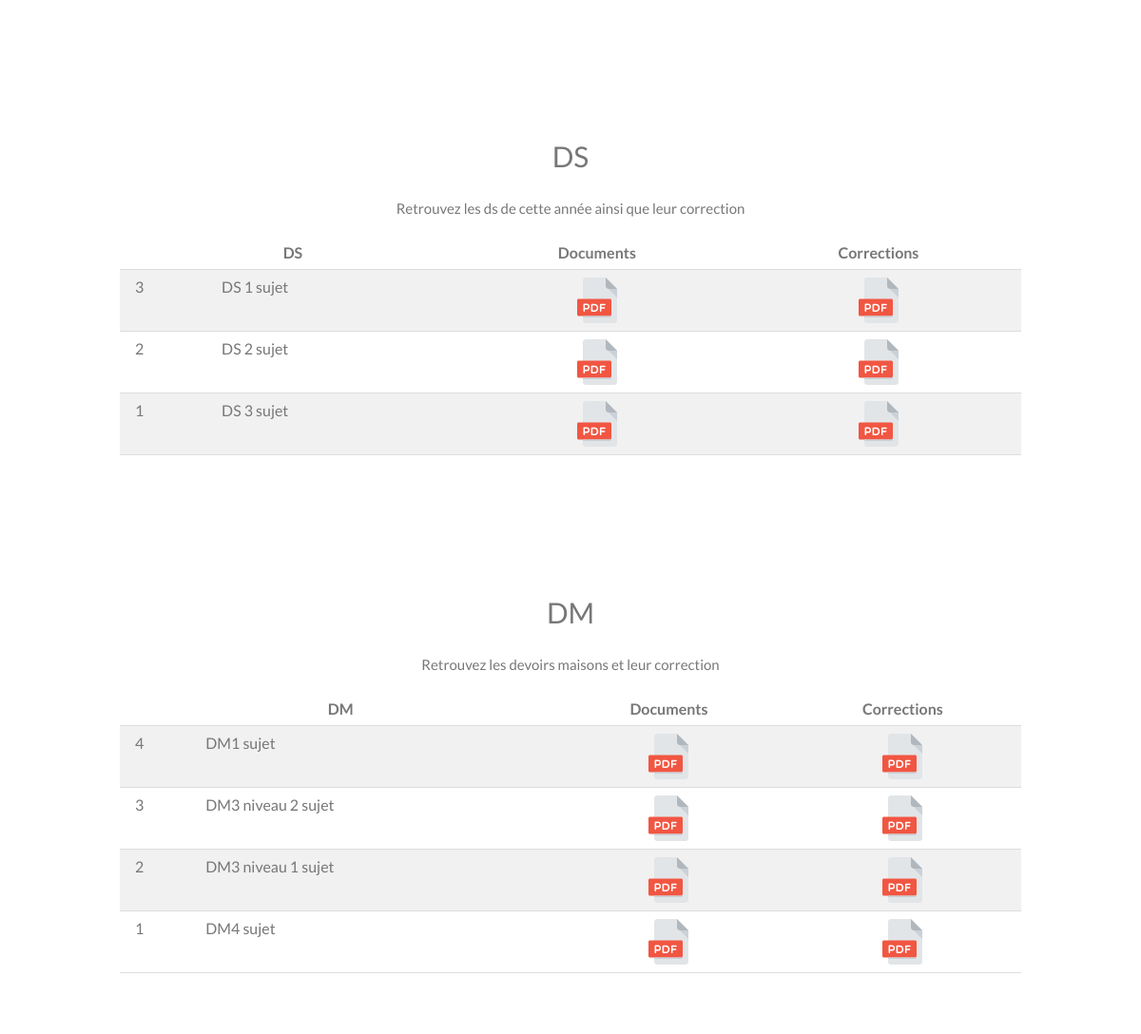
The app's page / (lower part), older data.
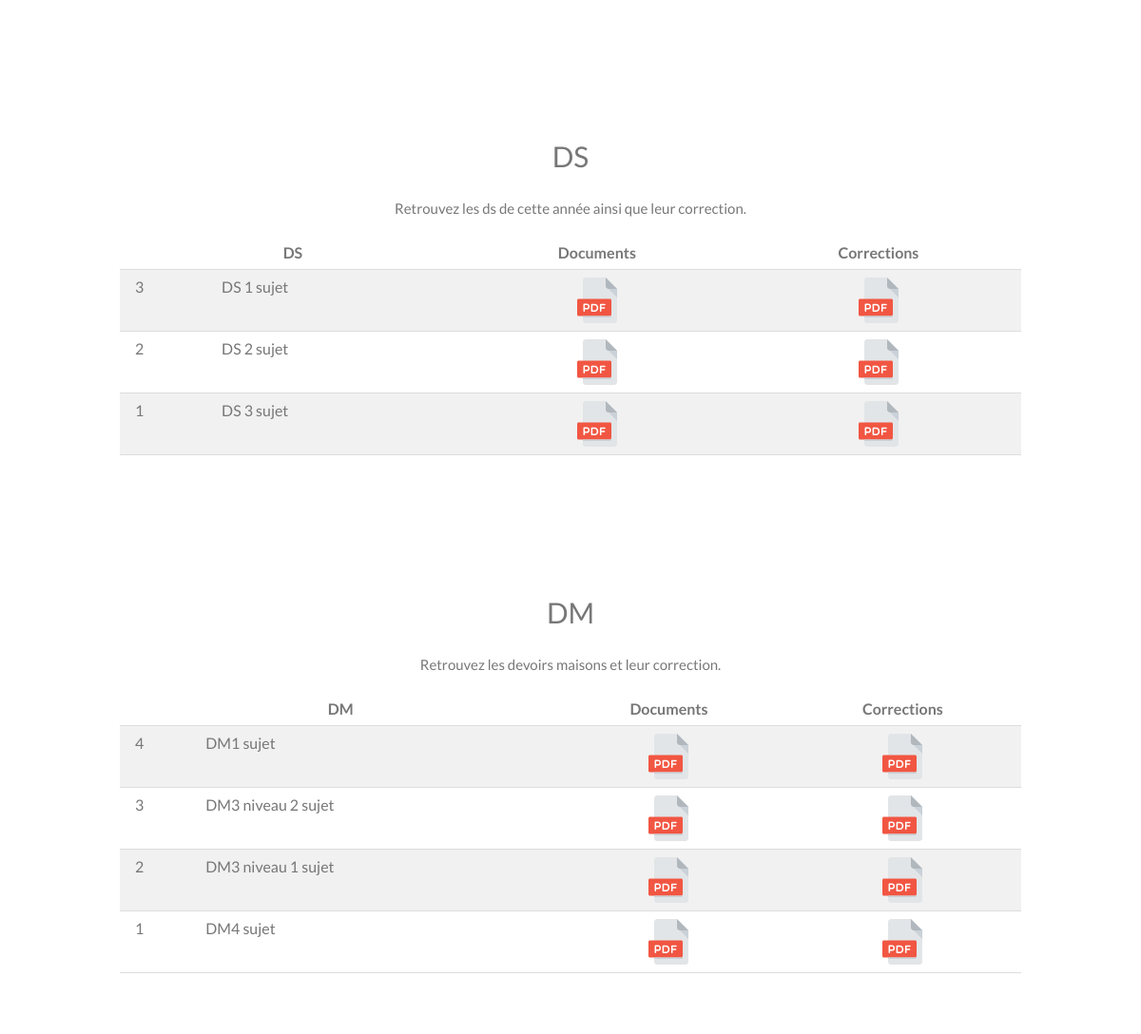
The same page, newer data.
### scrap/models.py (models this page shows, shortened)
class Categorie(models.Model):
    title = models.CharField(max_length=200)
    description = models.TextField(default=' ')
    libele = models.CharField(max_length=200, help_text="Petit texte d'entête du tableau", default='Nom')
    corrections = models.BooleanField(default=False, help_text="À cocher si cette categorie possède des corrections")

class Document(models.Model):
    title = models.CharField(max_length=200)
    link = models.CharField(blank=True, max_length=200, help_text="Au format 'fichier.pdf' ")
    categorie = models.ForeignKey(Categorie, null=True, on_delete=models.CASCADE)

### scrap/views.py (the view)
# urls.py: path('', views.accueil, name='accueil'),
def accueil(request):
    documents_by_category = {}
    categories = Categorie.objects.order_by('pk')
    for category in categories:
        correction = Document.objects.filter(categorie=category, title__icontains='correction').order_by('-pk')
        documents = Document.objects.filter(categorie=category).exclude(title__icontains='correction').order_by('-pk')
        l_doc = len(documents)
        l_corr = len(correction)
        c = 0
        documents_by_category[category] = []
        for i in range(l_doc):
            if c >= l_corr:
                documents_by_category[category].append((documents[i], "N/A"))
            elif "bonus" in documents[i].title or ("13" in documents[i].title and not("13" in correction[i].title)):
                documents_by_category[category].append((documents[i], "N/A"))
            else :
                documents_by_category[category].append((documents[i], correction[c]))
                c += 1
    return render(request, 'home.html', {'documents_by_category': documents_by_category})

### scrap/templates/home.html
{% extends 'base.html' %}
{% block content %}
{% for cat, documents in documents_by_category.items %}
<div class="w3-content w3-container w3-padding-64" id="{{ cat.title }}">
  <h2 class="w3-center">{{ cat.title }}</h2>
  <center> <p>{{ cat.description }}</p> </center>
  <table class="w3-table w3-striped w3-bordered">
    <tbody><tr>
      <th colspan="2" class="w3-center"> {{ cat.libele }}</th>
      <th style="text-align: center;"> Documents </th>
      {% if cat.corrections %}
      <th style="text-align: center;">Corrections</th>
      {% endif %}
    </tr>
    <tr>
      {% for doc,corr in documents %}
      <td>{{ forloop.revcounter }}</td>
      <td>{{ doc.title }}</td>
      <td style="vertical-align:middle; horizontal-align:middle; text-align: center;"><a href="https://physique.mp2i-champo.fr/{{ doc.link }}"><span class="icon-pdf"></span> </a></td>
      {% if cat.corrections %}
      {% if corr != 'N/A' %}
      <td style="vertical-align:middle; horizontal-align:middle; text-align: center;"><a href="https://physique.mp2i-champo.fr/{{ corr.link }}"><span class="icon-pdf"></span> </a></td>
      {% else %}
      <td style="vertical-align:middle; horizontal-align:middle; text-align: center;"><a href=""> </a></td>
      {% endif %}
      {% endif %}
    </tr>
      {% endfor %}
    </tbody>
  </table>
</div>
{% endfor %}
{% endblock %}

### scrap/templates/base.html (shortened to what this page needs)
{% load static %}
<head>
    <link rel="stylesheet" href="{% static 'css/w3.css' %}">
    <link rel="stylesheet" href="{% static 'css/custom.css' %}">
    <link rel="stylesheet" href="https://cdnjs.cloudflare.com/ajax/libs/font-awesome/4.7.0/css/font-awesome.min.css">
    </head>
<body>
{% block content %}
{% endblock %}
</body>

### scrap/static/css/w3.css (style rules this page uses)
*, *:before, *:after { box-sizing: inherit }
body { margin: 0 }
html, body { font-family: Verdana, sans-serif; font-size: 15px; line-height: 1.5 }
h2 { font-size: 30px }
h1, h2, h3, h4, h5, h6 { font-family: "Segoe UI", Arial, sans-serif; font-weight: 400; margin: 10px 0 }
.w3-table, .w3-table-all { border-collapse: collapse; border-spacing: 0; width: 100%; display: table }
.w3-bordered tr, .w3-table-all tr { border-bottom: 1px solid #ddd }
.w3-striped tbody tr:nth-child(even) { background-color: #f1f1f1 }
.w3-container:after, .w3-container:before, .w3-panel:after, .w3-panel:before, .w3-row:after, .w3-row:before, .w3-row-padding:after, .w3-row-padding:before, .w3-cell-row:before, .w3-cell-row:after, .w3-clear:after, .w3-clear:before, .w3-bar:before, .w3-bar:after { content: ""; display: table; clear: both }
.w3-content, .w3-auto { margin-left: auto; margin-right: auto }
.w3-content { max-width: 980px }
.w3-container, .w3-panel { padding: 0.01em 16px }
.w3-center { text-align: center !important }
.w3-padding-64 { padding-top: 64px !important; padding-bottom: 64px !important }

Row changes from the older to the newer data that the page shows:
changed Categorie "DS": description "Retrouvez les ds de cette année ainsi que leur correction" → "Retrouvez les ds de cette année ainsi que leur correction."
changed Categorie "DM": description "Retrouvez les devoirs maisons et leur correction" → "Retrouvez les devoirs maisons et leur correction."
